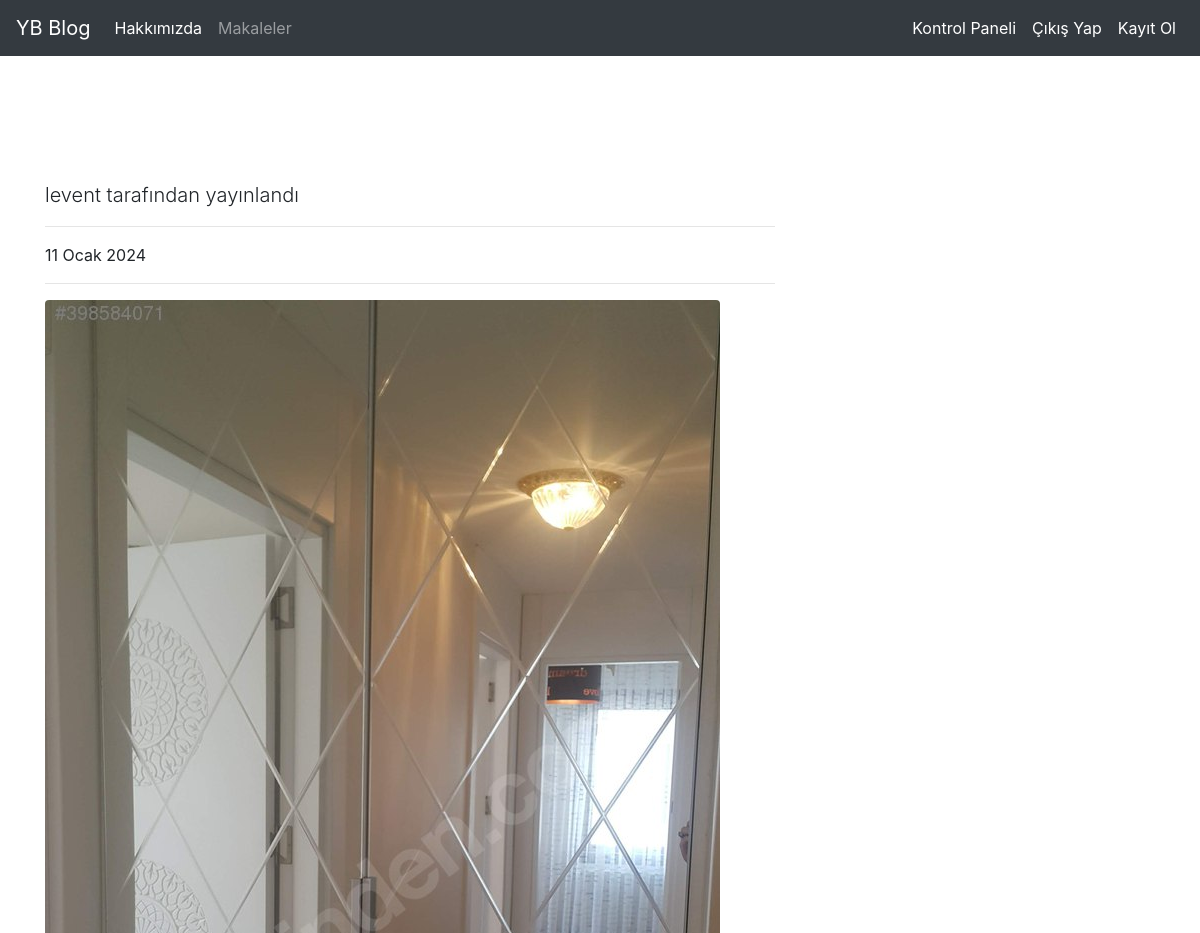
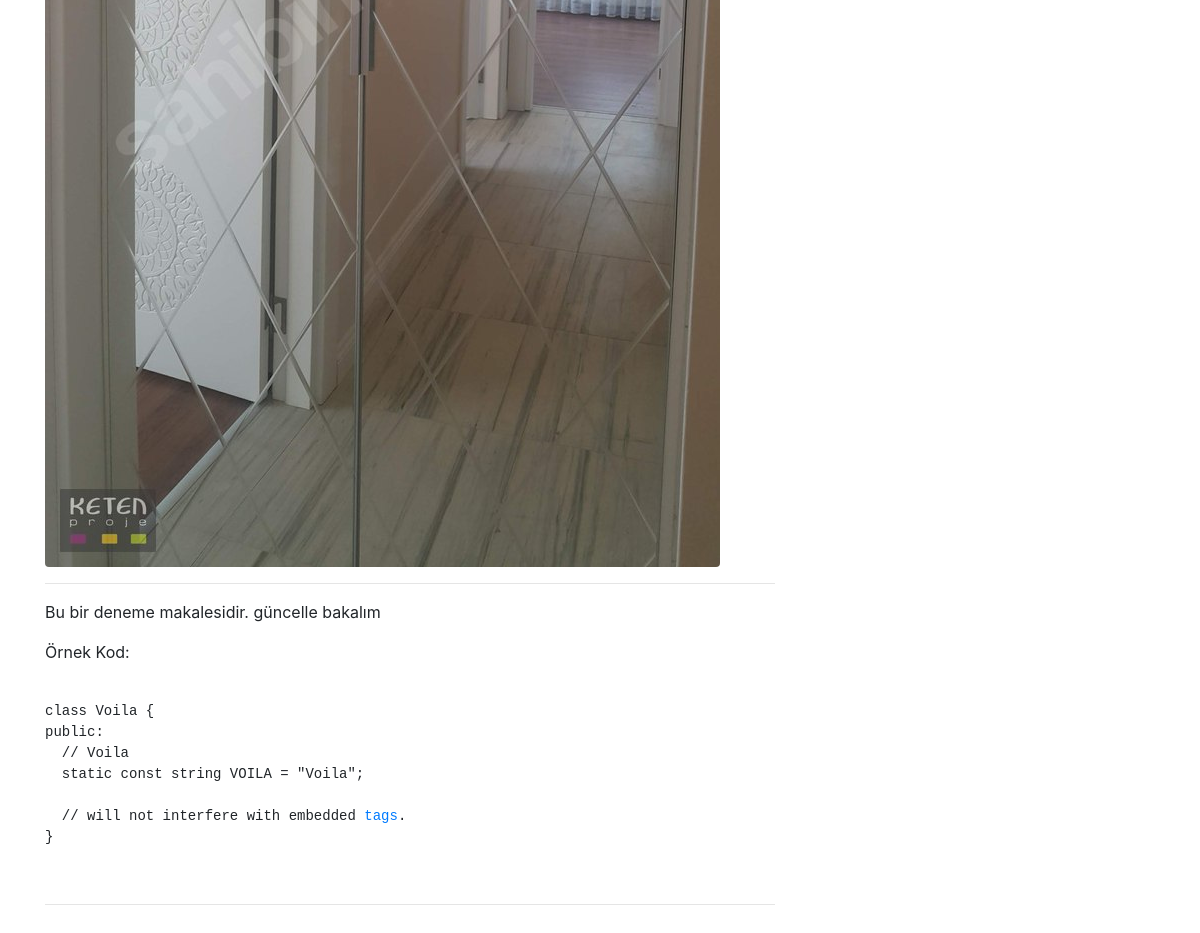
Page /articles/article/25 (signed in) on the committed database (2 pictures, top to bottom).
### article/models.py (models this page shows, shortened)
class Article(models.Model):
    author = models.ForeignKey("auth.User",on_delete= models.CASCADE, verbose_name= "Yazar")
    titles = models.CharField(max_length=50,verbose_name="Başlık")
    content = RichTextField(verbose_name="İçerik")
    created_date = models.DateField(auto_now_add=True,verbose_name="Oluşturulma Tarihi")
    article_image = models.FileField(blank=True,null=True,verbose_name="Makale Fotoğrafı")

### article/views.py (the view)
# urls.py: path("article/<int:id>",views.detail,name="detail"),
@login_required(login_url="user:login")
def detail(request,id):
    article = get_object_or_404(Article,id = id)
    return render(request,"detail.html",{"article":article})

### templates/detail.html (shortened to what this page needs)
{% extends "layout.html" %}
{% block body %}
<div class="row">
    <div class="col-lg-8">
      <p class="lead">
        {{article.author.username}} tarafından yayınlandı
      </p>
      <hr>
      <p>{{article.created_date}}</p>
      <hr>
      {% if article.article_image %}
      <img class="img-fluid rounded" src="{{article.article_image.url}}" alt="">
      {% endif %}
      <hr>
      <p class="lead">
          {{article.content|safe}}
      </p>
      <hr>
    </div>
{% endblock body %}

### rows in the picture
Article: author.username "levent", created_date "11 Ocak 2024", article_image (picture), content "Bu bir deneme makalesidir. güncelle bakalım Örnek Kod: class Voila { public: // Voila static const string VOILA = \"Voila\"; // will not interfere with embedded tags . }"
